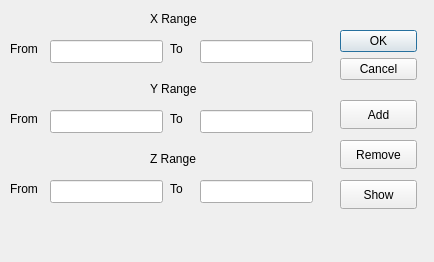
<ui version="4.0" >
 <class>ScalarEditorDialog</class>
 <widget class="QDialog" name="ScalarEditorDialog" >
  <property name="geometry" >
   <rect>
    <x>0</x>
    <y>0</y>
    <width>434</width>
    <height>262</height>
   </rect>
  </property>
  <property name="windowTitle" >
   <string>Scalar Editor</string>
  </property>
  <widget class="QDialogButtonBox" name="okCancelButtons" >
   <property name="geometry" >
    <rect>
     <x>340</x>
     <y>30</y>
     <width>77</width>
     <height>64</height>
    </rect>
   </property>
   <property name="orientation" >
    <enum>Qt::Vertical</enum>
   </property>
   <property name="standardButtons" >
    <set>QDialogButtonBox::Cancel|QDialogButtonBox::NoButton|QDialogButtonBox::Ok</set>
   </property>
  </widget>
  <widget class="QLineEdit" name="xMin" >
   <property name="geometry" >
    <rect>
     <x>50</x>
     <y>40</y>
     <width>113</width>
     <height>23</height>
    </rect>
   </property>
  </widget>
  <widget class="QLineEdit" name="xMax" >
   <property name="geometry" >
    <rect>
     <x>200</x>
     <y>40</y>
     <width>113</width>
     <height>23</height>
    </rect>
   </property>
  </widget>
  <widget class="QLabel" name="label" >
   <property name="geometry" >
    <rect>
     <x>150</x>
     <y>10</y>
     <width>51</width>
     <height>18</height>
    </rect>
   </property>
   <property name="text" >
    <string>X Range</string>
   </property>
  </widget>
  <widget class="QLabel" name="label_2" >
   <property name="geometry" >
    <rect>
     <x>170</x>
     <y>40</y>
     <width>21</width>
     <height>18</height>
    </rect>
   </property>
   <property name="text" >
    <string>To</string>
   </property>
  </widget>
  <widget class="QLabel" name="label_3" >
   <property name="geometry" >
    <rect>
     <x>10</x>
     <y>40</y>
     <width>31</width>
     <height>18</height>
    </rect>
   </property>
   <property name="text" >
    <string>From</string>
   </property>
  </widget>
  <widget class="QLineEdit" name="yMin" >
   <property name="geometry" >
    <rect>
     <x>50</x>
     <y>110</y>
     <width>113</width>
     <height>23</height>
    </rect>
   </property>
  </widget>
  <widget class="QLineEdit" name="yMax" >
   <property name="geometry" >
    <rect>
     <x>200</x>
     <y>110</y>
     <width>113</width>
     <height>23</height>
    </rect>
   </property>
  </widget>
  <widget class="QLabel" name="label_4" >
   <property name="geometry" >
    <rect>
     <x>10</x>
     <y>110</y>
     <width>31</width>
     <height>18</height>
    </rect>
   </property>
   <property name="text" >
    <string>From</string>
   </property>
  </widget>
  <widget class="QLabel" name="label_5" >
   <property name="geometry" >
    <rect>
     <x>170</x>
     <y>110</y>
     <width>21</width>
     <height>18</height>
    </rect>
   </property>
   <property name="text" >
    <string>To</string>
   </property>
  </widget>
  <widget class="QLabel" name="label_6" >
   <property name="geometry" >
    <rect>
     <x>150</x>
     <y>80</y>
     <width>51</width>
     <height>18</height>
    </rect>
   </property>
   <property name="text" >
    <string>Y Range</string>
   </property>
  </widget>
  <widget class="QLineEdit" name="zMax" >
   <property name="geometry" >
    <rect>
     <x>200</x>
     <y>180</y>
     <width>113</width>
     <height>23</height>
    </rect>
   </property>
  </widget>
  <widget class="QLineEdit" name="zMin" >
   <property name="geometry" >
    <rect>
     <x>50</x>
     <y>180</y>
     <width>113</width>
     <height>23</height>
    </rect>
   </property>
  </widget>
  <widget class="QLabel" name="label_7" >
   <property name="geometry" >
    <rect>
     <x>170</x>
     <y>180</y>
     <width>21</width>
     <height>18</height>
    </rect>
   </property>
   <property name="text" >
    <string>To</string>
   </property>
  </widget>
  <widget class="QLabel" name="label_8" >
   <property name="geometry" >
    <rect>
     <x>150</x>
     <y>150</y>
     <width>51</width>
     <height>18</height>
    </rect>
   </property>
   <property name="text" >
    <string>Z Range</string>
   </property>
  </widget>
  <widget class="QLabel" name="label_9" >
   <property name="geometry" >
    <rect>
     <x>10</x>
     <y>180</y>
     <width>31</width>
     <height>18</height>
    </rect>
   </property>
   <property name="text" >
    <string>From</string>
   </property>
  </widget>
  <widget class="QPushButton" name="addButton" >
   <property name="geometry" >
    <rect>
     <x>340</x>
     <y>100</y>
     <width>77</width>
     <height>29</height>
    </rect>
   </property>
   <property name="text" >
    <string>Add</string>
   </property>
  </widget>
  <widget class="QPushButton" name="removeButton" >
   <property name="geometry" >
    <rect>
     <x>340</x>
     <y>140</y>
     <width>77</width>
     <height>29</height>
    </rect>
   </property>
   <property name="text" >
    <string>Remove</string>
   </property>
  </widget>
  <widget class="QPushButton" name="showButton" >
   <property name="geometry" >
    <rect>
     <x>340</x>
     <y>180</y>
     <width>77</width>
     <height>29</height>
    </rect>
   </property>
   <property name="text" >
    <string>Show</string>
   </property>
  </widget>
 </widget>
 <resources/>
 <connections>
  <connection>
   <sender>okCancelButtons</sender>
   <signal>accepted()</signal>
   <receiver>ScalarEditorDialog</receiver>
   <slot>accept()</slot>
   <hints>
    <hint type="sourcelabel" >
     <x>248</x>
     <y>254</y>
    </hint>
    <hint type="destinationlabel" >
     <x>157</x>
     <y>274</y>
    </hint>
   </hints>
  </connection>
  <connection>
   <sender>okCancelButtons</sender>
   <signal>rejected()</signal>
   <receiver>ScalarEditorDialog</receiver>
   <slot>reject()</slot>
   <hints>
    <hint type="sourcelabel" >
     <x>316</x>
     <y>260</y>
    </hint>
    <hint type="destinationlabel" >
     <x>286</x>
     <y>274</y>
    </hint>
   </hints>
  </connection>
 </connections>
</ui>
